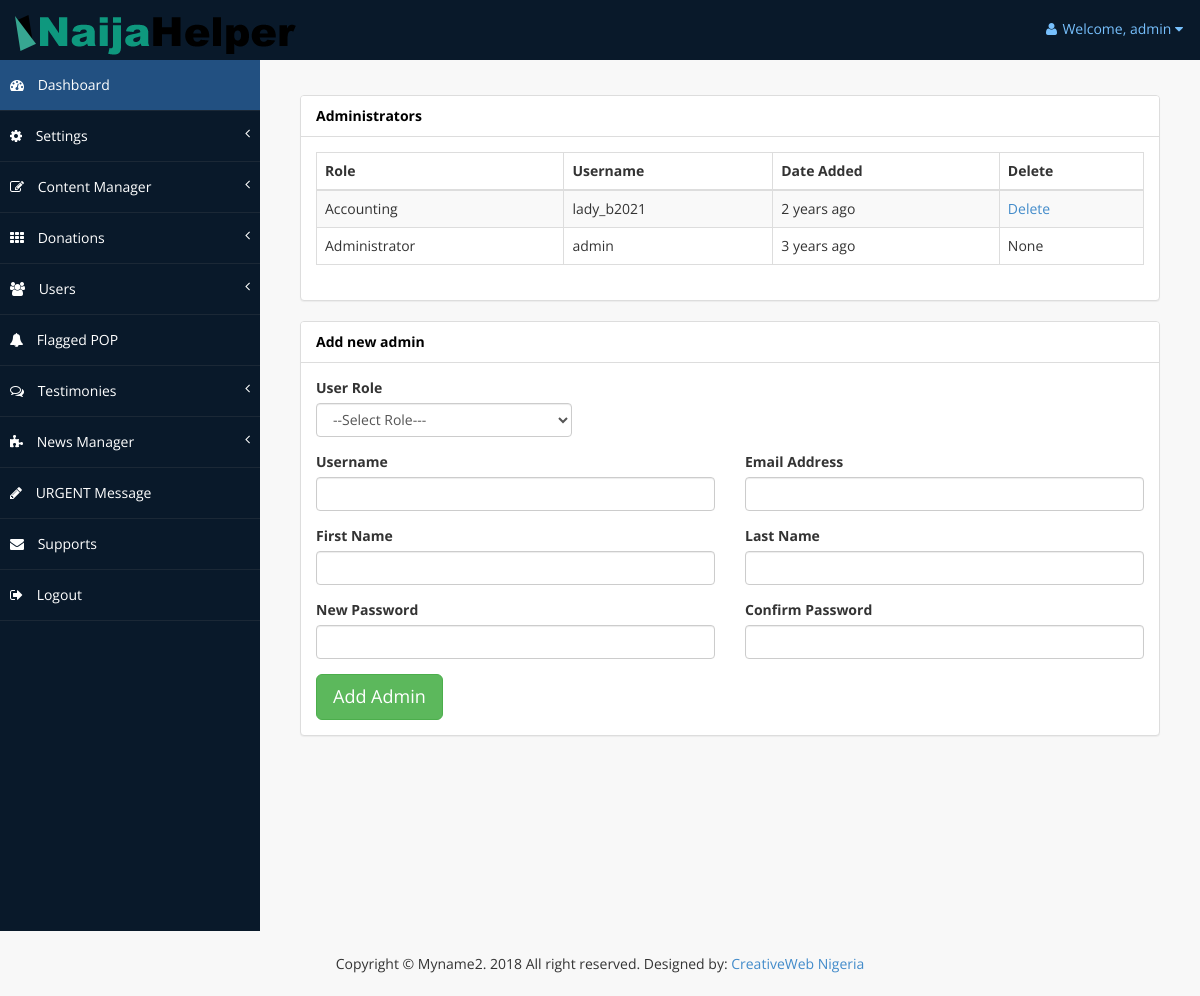
Page /administrator/add-subadmin.php (signed in) on the committed database.
### tables this page shows
CREATE TABLE `website_settings` (
  `id` int(11) NOT NULL,
  `site_name` varchar(100) NOT NULL,
  `site_title` varchar(100) NOT NULL,
  `site_description` varchar(255) NOT NULL,
  `favicon_url` varchar(100) NOT NULL,
  `logo_url` varchar(100) NOT NULL,
  `last_updated` timestamp NOT NULL DEFAULT CURRENT_TIMESTAMP ON UPDATE CURRENT_TIMESTAMP
);

### core/class.admin.php (called while the page is built, shortened)
<?php
	class ADMIN {
		private $connect;
		public function __construct(){
			$database = new Database();
			$db = $database->dbConnection();
			$this->connect = $db;
		}
		public function runQuery($sql){
			$stmt = $this->connect->prepare($sql);
			return $stmt;
		}
		public function adminLists(){
			try	{
				$stmt = $this->connect->prepare("SELECT * FROM admin ORDER BY id DESC");
				$stmt->execute();
			}
			catch(PDOException $e){
				echo $e->getMessage();
			}
			$matches = $stmt->fetchAll(PDO::FETCH_ASSOC);
			return $matches;
		}
	}
	function timeAgo($dateTime){
		$dateTime = strtotime($dateTime);
		$cur_time   = time();
		$time_elapsed   = $cur_time - $dateTime;
		$seconds    = $time_elapsed ;
		$minutes    = round($time_elapsed / 60 );
		$hours      = round($time_elapsed / 3600);
		$days       = round($time_elapsed / 86400 );
		$weeks      = round($time_elapsed / 604800);
		$months     = round($time_elapsed / 2600640 );
		$years      = round($time_elapsed / 31207680 );
		if($seconds <= 60){
			return '<span style="color:#096;font-style:italic;">Just now</span>';
		}
		else if($hours <= 24){
			if($hours == 1){
				return "<span style=\"color:#096;font-style:italic;\">an hour ago</span>";
			}else{
				return "<span style=\"color:#096;font-style:italic;\">$hours hrs ago </span>";
			}
		}
		else if($days <= 7){
			if($days == 1){
				return "Yesterday";
			}else{
				return "$days days ago";
			}
		}
		else if($weeks <= 4.3){
			if($weeks == 1){
				return "a week ago";
			}else{
				return "$weeks weeks ago";
			}
		}
		else if($months <= 12){
			if($months == 1){
				return "a month ago";
			}else{
				return "$months months ago";
			}
		}
		else{
			if($years == 1){
				return "1 year ago";
			}else{
				return "$years years ago";
			}
		}
	}
?>

### core/adminSession.php (called while the page is built, shortened)
<?php
	$session = new ADMIN();
	if(!$session->is_loggedin()){
		$session->redirect(BASE_URL.'administrator/login');
		exit();
	}else{
		$auth_user = new ADMIN();
		$adminID = $_SESSION['admin_session'];
		$stmt = $auth_user->runQuery("SELECT * FROM admin WHERE id=:adminID");
		$stmt->execute(array(":adminID"=>$adminID));
		$userInfo = $stmt->fetch(PDO::FETCH_ASSOC);
		$stmt = $auth_user->runQuery("SELECT * FROM website_settings WHERE id='1'");
		$stmt->execute();
		$siteInfo = $stmt->fetch(PDO::FETCH_ASSOC);
	}

### administrator/add-subadmin.php (the view, shortened to what this page needs)
<?php
  require_once(ROOT_PATH . "core/class.admin.php");
  require_once(ROOT_PATH . "core/adminSession.php");
  $adminLists = $auth_user->adminLists();
?>
<?php include(ROOT_PATH."administrator/includes/header.php") ?>
<?php include(ROOT_PATH."administrator/includes/navMenu.php") ?>
          <div id="page-wrapper" >
            <div id="page-inner">
			 <div class="row">
<div class="col-md-12 col-sm-12 col-xs-12">
            <div class="panel panel-default">
              <div class="panel-heading">
                 Administrators
              </div>
              <div class="panel-body">
                <div class="table-responsive">
                  <table class="table table-striped table-bordered table-hover">
                    <thead>
                      <tr>
                        <th>Role</th>
                        <th>Username</th>
                        <th>Date Added</th>
                        <th>Delete</th>
                      </tr>
                    </thead>
                    <tbody>
   <?php
    if (!empty($adminLists)) {
      foreach($adminLists as $admin) {?>
    <tr>
      <td><?php echo $admin["role"];?></td>
      <td><?php echo $admin["username"]?></td>
      <td><?php echo timeAgo($admin["signup_date"]);?></td>
      <td><?php if($admin["role"] == "Administrator"){?>
          <span style="">None</span>
        <?php }else{?>
          <a href="?id=<?php echo $admin["id"];?>">Delete</a>
        <?php }?>
      </td>
    </tr>
  <?php }}?>
                    </tbody>
                  </table>
                </div>
              </div>
            </div>
          </div>
</div>
            <div class="row">
                <div class="col-md-12">
                    <div class="panel panel-default">
<div class="panel-heading">
                             Add new admin
                        </div>
                        <div class="panel-body">
                            <form role="form" method="post" action="" enctype="multipart/form-data">
                            	<div class="row">
                                	<div class="col-md-4">
                                      <div class="form-group">
                                        <label for="role">User Role</label>
                                          <select required class="form-control" name="role" id="role">
                                          	<option value="">--Select Role---</option>
                                          </select>
                                        </div>
                                    </div>
                                    <div class="col-md-6">
                                        <div class="form-group">
                                          <label for="username">Username</label>
                                          <input required type="text" class="form-control" name="username"
                                          id="username" value="<?php if(isset($username))
											echo htmlentities($username)?>">
                                        </div>
                                    </div>
                                	<div class="col-md-6">
                                        <div class="form-group">
                                          <label for="email">Email Address</label>
                                          <input required type="email" class="form-control" name="email" id="email"
                                            value="<?php if(isset($email))
											echo htmlentities($email)?>">
                                        </div>
                                    </div>
                					<div class="col-md-6">
                                        <div class="form-group">
                                          <label for="firstName">First Name</label>
                                          <input required type="text" class="form-control" name="firstName"
                                          id="firstName" value="<?php if(isset($firstName))
											echo htmlentities($firstName)?>">
                                        </div>
                                    </div>
                                    <div class="col-md-6">
                                        <div class="form-group">
                                          <label for="lastName">Last Name</label>
                                          <input required type="text" class="form-control" name="lastName"
                                          id="lastName" value="<?php if(isset($lastName))
											echo htmlentities($lastName)?>">
                                        </div>
                                    </div>
								</div>
                            	<div class="row">
                                	<div class="col-md-6">
                                        <div class="form-group">
                                          <label for="newPass">New Password</label>
                                          <input required type="password" class="form-control" name="newPass"
                                          id="newPass">
                                        </div>
                                    </div>
                					<div class="col-md-6">
                                        <div class="form-group">
                                          <label for="confirmPass">Confirm Password</label>
                                          <input required type="password" class="form-control" name="confirmPass"
                                          id="confirmPass">
                                        </div>
                                    </div>
								</div>
							<button type="submit" class="btn btn-success btn-lg">Add Admin</button>
                            </form>
                        </div>
                    </div>
                </div>
            </div>
        </div>
<?php include(ROOT_PATH."administrator/includes/footer.php") ?>

### administrator/includes/header.php (shortened to what this page needs)
<!DOCTYPE html>
<html xmlns="http://www.w3.org/1999/xhtml">
<head>
    <link href="<?php echo BASE_URL;?>user/assets/css/bootstrap.css" rel="stylesheet" />
    <link href="<?php echo BASE_URL;?>user/assets/css/font-awesome.css" rel="stylesheet" />
    <link href="<?php echo BASE_URL;?>user/assets/css/custom-styles.css" rel="stylesheet" />
    <link href="<?php echo BASE_URL;?>user/assets/js/dataTables/dataTables.bootstrap.css" rel="stylesheet" />
</head>
<body>
    <div id="wrapper">
        <nav class="navbar navbar-default top-navbar" role="navigation">
            <div class="navbar-header">
                <?php if(isset($siteInfo['logo_url'])){
                    $logoURL = BASE_URL.str_replace('../', '', $siteInfo['logo_url']);?>
                <a class="navbar-brand" href="<?php echo BASE_URL;?>">
                <img src="<?php echo $logoURL;?>" alt="logo"/></a>
                <?php }else{?>
                <a class="navbar-brand" href="<?php echo BASE_URL;?>"><img src="img/logo.png" alt="logo"/></a>
                <?php }?>
            </div>
            <ul class="nav navbar-top-links navbar-right">
                <li class="dropdown">
                    <a class="dropdown-toggle" data-toggle="dropdown" href="#" aria-expanded="false">
                        <i class="fa fa-user fa-fw"></i>Welcome, <?php echo $userInfo["username"];  ?> <i class="fa fa-caret-down"></i>
                    </a>
                </li>
            </ul>
        </nav>

### administrator/includes/footer.php (shortened to what this page needs)
<br><br><br><br><br><br><br>
            </div>
        </div>
<footer style="background:#F8F8F8; padding: 10px; text-align:center;">
    <p>Copyright &copy; <?php if(isset($siteInfo['site_name'])){echo $siteInfo['site_name'];}else{echo 'Yoursite Name';}?>. <?php echo date("Y");?> All right reserved. Designed by:
<a target="_blank" href="http://www.creativeweb.com.ng">CreativeWeb Nigeria</a></p>
</footer>
</body>
</html>

### user/assets/css/custom-styles.css (style rules this page uses)
body { font-family: 'Open Sans', sans-serif; }
#wrapper { width: 100%; background:#09192A; }
#page-wrapper { padding: 15px 15px; background:#F8F8F8; }
#page-inner { width:100%; margin:10px 20px 10px 0px; background-color:transparent; padding:10px; }
p, .listItemCust li { font-size:14px; line-height:25px; padding-top:10px; }
.panel-default > .panel-heading { color: #000; background-color: #FFFFFF; border-color: #ddd; font-weight:bold; }
footer p { font-size: 14px; }
.top-navbar { margin:0px; }
.top-navbar .navbar-brand { color: #fff; width: 260px; text-align: left; height: 60px; font-size: 30px; font-weight: 700; text-transform: uppercase; line-height: 30px; }
.top-navbar .nav > li { position: relative; display: inline-block; }
.top-navbar .nav > li > a { position: relative; display: block; padding: 19px 15px; color: #77C0FD; }
.top-navbar { background:#09192A; border-bottom:none; }
.top-navbar .nav > li > a > i { margin-right: 2px; }
.navbar-default { border:0px solid black; }
.navbar-header { background: #09192A; }
.nav > li > a > i { margin-right:10px; }
@media (min-width:768px) { #page-wrapper { margin: 0 0 0 260px; padding: 15px 30px; } }
@media (min-width:768px) { .navbar { border-radius: 0px; } }

### rows in the picture
website_settings: logo_url (picture), site_name "Myname2"

### other values in the picture
$userInfo["username"] "admin"
$admin["role"] "Accounting"
$admin["username"] "lady_b2021"
timeAgo($admin["signup_date"]) "2 years ago"
$admin["role"] "Administrator"
$admin["username"] "admin"
timeAgo($admin["signup_date"]) "3 years ago"
